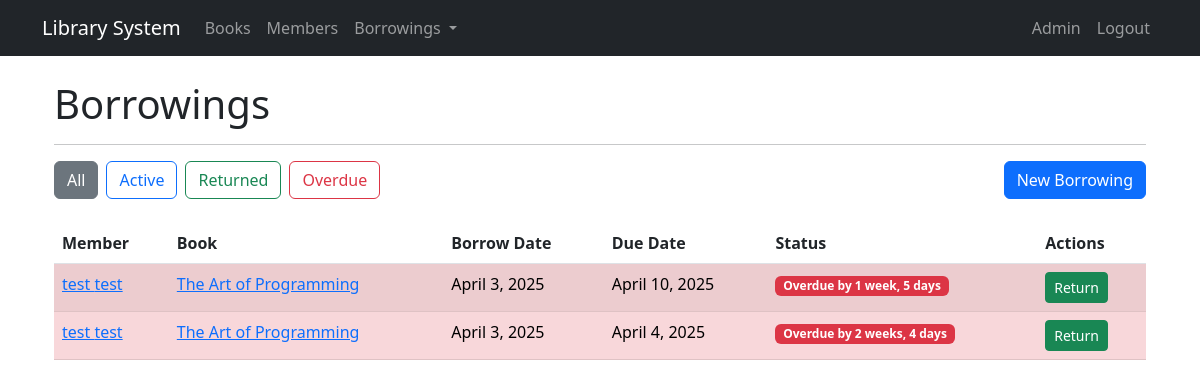
Before: /borrowings/ (signed in) with the older database file.
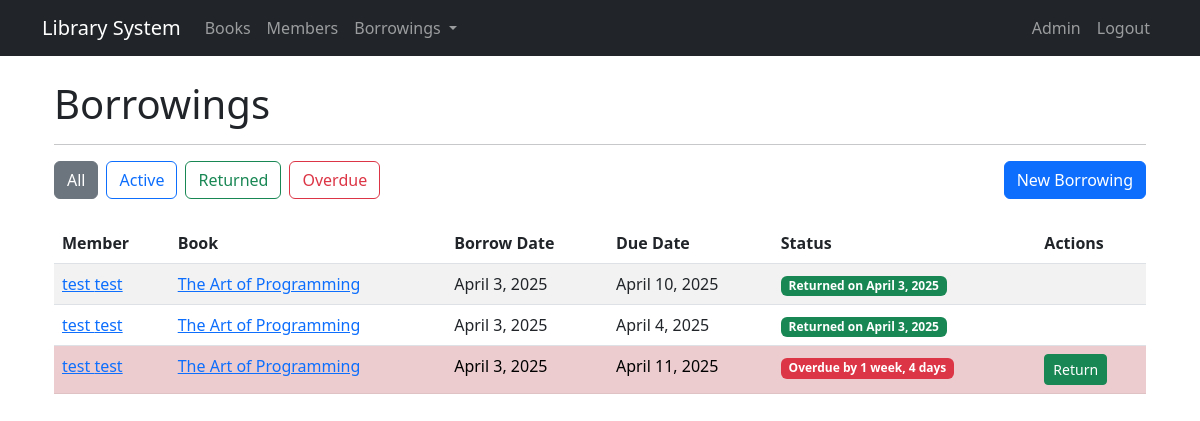
After: the same page with the newer database file.
### library/models.py (models this page shows, shortened)
class Borrowing(models.Model):
    member = models.ForeignKey(Member, on_delete=models.CASCADE, related_name='borrowings')
    item = models.ForeignKey(Book, on_delete=models.CASCADE)
    borrow_date = models.DateField(auto_now_add=True)
    due_date = models.DateField()
    return_date = models.DateField(null=True, blank=True)
    is_returned = models.BooleanField(default=False)

class Member(models.Model):
    first_name = models.CharField(max_length=100)
    last_name = models.CharField(max_length=100)
    email = models.EmailField(unique=True)
    phone = models.CharField(max_length=15)
    address = models.TextField()
    membership_date = models.DateField(auto_now_add=True)
    is_active = models.BooleanField(default=True)

class LibraryItem(models.Model):
    title = models.CharField(max_length=200)
    description = models.TextField()
    created_at = models.DateTimeField(auto_now_add=True)
    updated_at = models.DateTimeField(auto_now=True)
    is_active = models.BooleanField(default=True)

### library/views.py (the view)
# urls.py: path('borrowings/', views.BorrowingListView.as_view(), name='borrowing_list'),
class BorrowingListView(LoginRequiredMixin, ListView):
    model = Borrowing
    template_name = 'library/borrowing_list.html'
    context_object_name = 'borrowings'
    def get_queryset(self):
        queryset = Borrowing.objects.all()
        status = self.request.GET.get('status')
        if status == 'active':
            queryset = queryset.filter(is_returned=False)
        elif status == 'returned':
            queryset = queryset.filter(is_returned=True)
        elif status == 'overdue':
            queryset = queryset.filter(is_returned=False, due_date__lt=timezone.now().date())
        return queryset
    def get_context_data(self, **kwargs):
        context = super().get_context_data(**kwargs)
        context['today'] = timezone.now().date()
        return context

### templates/library/borrowing_list.html (shortened to what this page needs)
{% extends 'base.html' %}
{% block content %}
<div class="container mt-4">
    <h1>Borrowings</h1>
    <hr>
    <div class="mb-4">
        <div class="d-flex">
            <a href="{% url 'library:borrowing_list' %}" class="btn btn-outline-secondary me-2 {% if not request.GET.status %}active{% endif %}">
                All
            </a>
            <a href="{% url 'library:borrowing_list' %}?status=active" class="btn btn-outline-primary me-2 {% if request.GET.status == 'active' %}active{% endif %}">
                Active
            </a>
            <a href="{% url 'library:borrowing_list' %}?status=returned" class="btn btn-outline-success me-2 {% if request.GET.status == 'returned' %}active{% endif %}">
                Returned
            </a>
            <a href="{% url 'library:borrowing_list' %}?status=overdue" class="btn btn-outline-danger me-2 {% if request.GET.status == 'overdue' %}active{% endif %}">
                Overdue
            </a>
            <a href="{% url 'library:borrowing_create' %}" class="btn btn-primary ms-auto">New Borrowing</a>
        </div>
    </div>
    {% if borrowings %}
        <div class="table-responsive">
            <table class="table table-striped table-hover">
                <thead>
                    <tr>
                        <th>Member</th>
                        <th>Book</th>
                        <th>Borrow Date</th>
                        <th>Due Date</th>
                        <th>Status</th>
                        <th>Actions</th>
                    </tr>
                </thead>
                <tbody>
                    {% for borrowing in borrowings %}
                        <tr {% if not borrowing.is_returned and borrowing.due_date < today %}class="table-danger"{% endif %}>
                            <td>
                                <a href="{% url 'library:member_detail' borrowing.member.id %}">
                                    {{ borrowing.member.first_name }} {{ borrowing.member.last_name }}
                                </a>
                            </td>
                            <td>
                                <a href="{% url 'library:book_detail' borrowing.item.id %}">
                                    {{ borrowing.item.title }}
                                </a>
                            </td>
                            <td>{{ borrowing.borrow_date }}</td>
                            <td>{{ borrowing.due_date }}</td>
                            <td>
                                {% if borrowing.is_returned %}
                                    <span class="badge bg-success">Returned on {{ borrowing.return_date }}</span>
                                {% elif borrowing.due_date < today %}
                                    <span class="badge bg-danger">Overdue by {{ borrowing.due_date|timesince:today }}</span>
                                {% else %}
                                    <span class="badge bg-primary">Active</span>
                                {% endif %}
                            </td>
                            <td>
                                {% if not borrowing.is_returned %}
                                    <form method="post" action="{% url 'library:return_item' borrowing.id %}" class="d-inline">
                                        <button type="submit" class="btn btn-sm btn-success">Return</button>
                                    </form>
                                {% endif %}
                            </td>
                        </tr>
                    {% endfor %}
                </tbody>
            </table>
        </div>
    {% else %}
        <div class="alert alert-info">
            No borrowings found matching your criteria.
        </div>
    {% endif %}
</div>
{% endblock %}

Changed rows visible on the page:
changed Borrowing "April 10, 2025": return_date (not shown) → "April 3, 2025"; due_date "1 week, 5 days" → (not shown); is_returned "Overdue by Return" → "Returned on"
changed Borrowing "April 4, 2025": return_date (not shown) → "April 3, 2025"; due_date "2 weeks, 4 days" → (not shown); is_returned "Overdue by Return" → "Returned on"
added Borrowing: member.first_name "test", member.last_name "test", item "The Art of Programming", borrow_date "April 3, 2025", due_date "April 11, 2025", due_date "1 week, 4 days", is_returned "Return"
